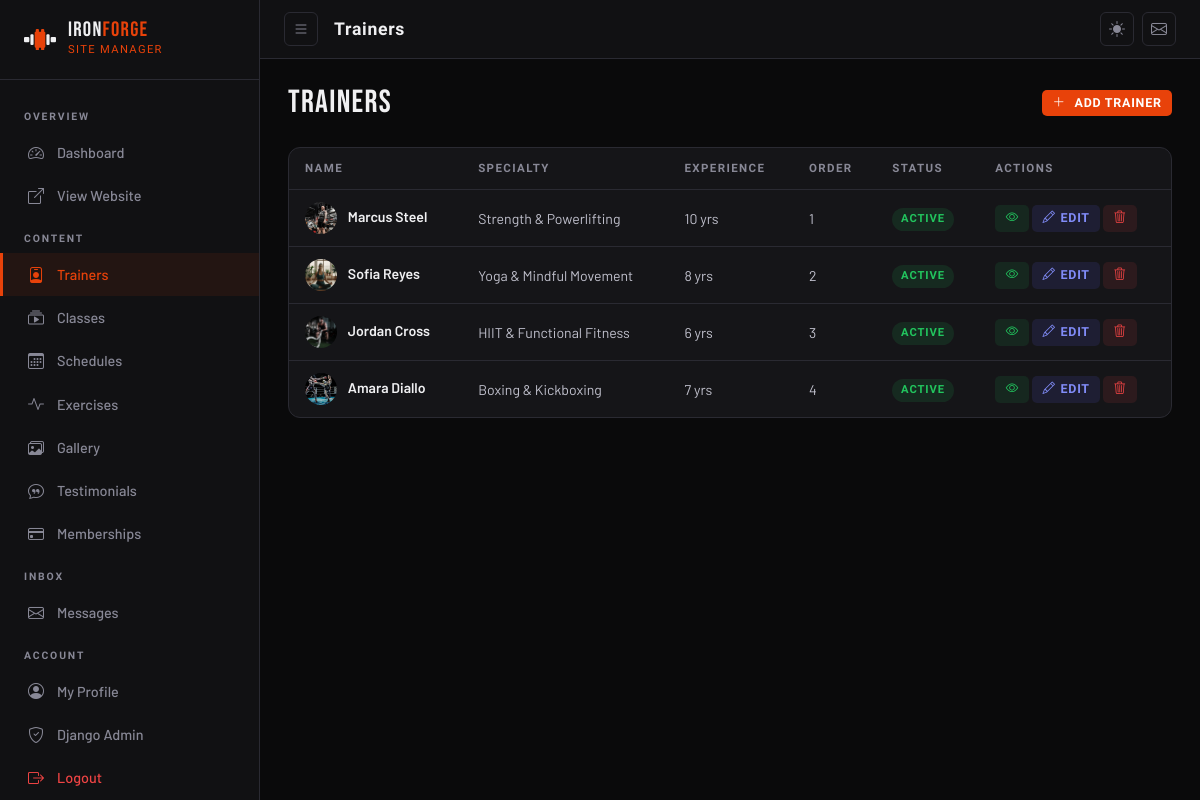
The app's page /manage/trainers/ (signed in) with its own data.
### core/models.py (models this page shows, shortened)
class Trainer(models.Model):
    name = models.CharField(max_length=100)
    slug = models.SlugField(unique=True, blank=True)
    specialty = models.CharField(max_length=200)
    bio = models.TextField()
    photo = models.ImageField(upload_to='trainers/', blank=True, null=True)
    experience_years = models.PositiveIntegerField(default=1)
    certifications = models.TextField(blank=True, help_text="Comma-separated certifications")
    instagram = models.URLField(blank=True)
    order = models.PositiveIntegerField(default=0)
    is_active = models.BooleanField(default=True)
    class Meta:
        ordering = ['order', 'name']

### core/admin_views.py (the view)
# urls.py: path('trainers/',                  v.trainer_list,   name='trainer_list'),
@staff_member_required(login_url='/accounts/login/')
def trainer_list(request):
    trainers = Trainer.objects.all()
    return render(request, 'admin_panel/trainer_list.html', {
        'trainers': trainers, 'meta_title': 'Manage Trainers'
    })

### core/context_processors.py (called while the page is built)
def admin_panel_context(request):
    if request.user.is_authenticated and request.user.is_staff:
        return {
            'unread_count': ContactMessage.objects.filter(is_read=False).count()
        }
    return {'unread_count': 0}

### templates/admin_panel/trainer_list.html (shortened to what this page needs)
{% extends 'admin_panel/base.html' %}
{% block page_title %}Trainers{% endblock %}
{% block content %}
<div class="ap-page-header">
    <div class="ap-page-title">TRAINERS</div>
    <a href="{% url 'admin_panel:trainer_create' %}" class="ap-action ap-action-primary"><i class="bi bi-plus-lg me-1"></i>Add Trainer</a>
</div>
<div class="ap-card">
    <div style="overflow-x:auto">
        <table class="ap-table">
            <thead>
                <tr>
                    <th>Name</th>
                    <th>Specialty</th>
                    <th>Experience</th>
                    <th>Order</th>
                    <th>Status</th>
                    <th>Actions</th>
                </tr>
            </thead>
            <tbody>
                {% for t in trainers %}
                <tr>
                    <td class="td-name">
                        {% if t.photo %}<img src="{{ t.photo.url }}" style="width:32px;height:32px;border-radius:50%;object-fit:cover;margin-right:0.5rem;vertical-align:middle">{% endif %}
                        {{ t.name }}
                    </td>
                    <td>{{ t.specialty }}</td>
                    <td>{{ t.experience_years }} yrs</td>
                    <td>{{ t.order }}</td>
                    <td>{% if t.is_active %}<span class="ap-pill ap-pill-green">Active</span>{% else %}<span class="ap-pill ap-pill-red">Inactive</span>{% endif %}</td>
                    <td style="white-space:nowrap">
                        <a href="{% url 'core:trainer_detail' t.slug %}" class="ap-action ap-action-view" target="_blank"><i class="bi bi-eye"></i></a>
                        <a href="{% url 'admin_panel:trainer_edit' t.pk %}" class="ap-action ap-action-edit"><i class="bi bi-pencil"></i> Edit</a>
                        <a href="{% url 'admin_panel:trainer_delete' t.pk %}" class="ap-action ap-action-delete"><i class="bi bi-trash3"></i></a>
                    </td>
                </tr>
                {% empty %}
                <tr><td colspan="6" style="text-align:center;color:var(--text-muted);padding:2rem">No trainers yet. <a href="{% url 'admin_panel:trainer_create' %}" style="color:var(--accent)">Add one</a>.</td></tr>
                {% endfor %}
            </tbody>
        </table>
    </div>
</div>
{% endblock %}

### static/css/main.css (style rules this page uses)
[data-theme="dark"] { --bg: #0a0a0b; --bg-2: #111113; --bg-3: #1a1a1e; --bg-card: #151518; --surface: #1e1e23; --surface-2: #252529; --text: #f0f0f2; --text-muted: #888896; --text-light: #c0c0cc; --border: #2a2a32; --accent: #e8420a; --accent-2: #ff6b35; --accent-hover: #c23508; --gold: #c9a84c; --nav-bg: rgba(10, 10, 11, 0.92); --shadow: 0 4px 30px rgba(0,0,0,0.6); --glow: 0 0 40px rgba(232, 66, 10, 0.15); }
*, *::before, *::after { box-sizing: border-box; }
html { scroll-behavior: smooth; }
body { font-family: 'Barlow', sans-serif; background: var(--bg); color: var(--text); transition: background 0.3s ease, color 0.3s ease; overflow-x: hidden; }
a { text-decoration: none; color: inherit; transition: color 0.2s; }

### templates/admin_panel/base.html (style rules this page uses)
.ap-page-header { display: flex; align-items: center; justify-content: space-between; flex-wrap: wrap; gap: 1rem; margin-bottom: 1.75rem; }
.ap-page-title { font-family: 'Bebas Neue', sans-serif; font-size: 2rem; letter-spacing: 0.04em; color: var(--text); line-height: 1; }
.ap-card { background: var(--bg-card); border: 1px solid var(--border); border-radius: 12px; overflow: hidden; }
.ap-table { width: 100%; border-collapse: collapse; font-size: 0.88rem; }
.ap-table th { font-family: 'Barlow Condensed', sans-serif; font-size: 0.72rem; font-weight: 700; letter-spacing: 0.12em; text-transform: uppercase; color: var(--text-muted); padding: 0.75rem 1rem; border-bottom: 1px solid var(--border); white-space: nowrap; }
.ap-table td { padding: 0.75rem 1rem; color: var(--text-light); border-bottom: 1px solid var(--border); vertical-align: middle; }
.ap-table tr:last-child td { border-bottom: none; }
.ap-table .td-name { color: var(--text); font-weight: 600; }
.ap-action { display:inline-flex; align-items:center; gap:0.3rem; font-family:'Barlow Condensed',sans-serif; font-size:0.78rem; font-weight:700; letter-spacing:0.06em; text-transform:uppercase; padding:0.25rem 0.65rem; border-radius:5px; border:none; cursor:pointer; transition:all 0.15s; text-decoration:none; white-space:nowrap; }
.ap-action-edit { background:rgba(99,102,241,0.12); color:#818cf8; }
.ap-action-delete { background:rgba(239,68,68,0.1); color:#ef4444; }
.ap-action-view { background:rgba(34,197,94,0.1); color:#22c55e; }
.ap-action-primary { background:var(--accent); color:white; }
.ap-pill { display:inline-flex; align-items:center; font-family:'Barlow Condensed',sans-serif; font-size:0.7rem; font-weight:700; letter-spacing:0.08em; text-transform:uppercase; padding:0.18rem 0.55rem; border-radius:100px; }
.ap-pill-green { background:rgba(34,197,94,0.12); color:#22c55e; }

### records on screen
Trainer: photo (picture), name "Marcus Steel", specialty "Strength & Powerlifting", experience_years "10", order "1", is_active "ACTIVE"
Trainer: photo (picture), name "Sofia Reyes", specialty "Yoga & Mindful Movement", experience_years "8", order "2", is_active "ACTIVE"
Trainer: photo (picture), name "Jordan Cross", specialty "HIIT & Functional Fitness", experience_years "6", order "3", is_active "ACTIVE"
Trainer: photo (picture), name "Amara Diallo", specialty "Boxing & Kickboxing", experience_years "7", order "4", is_active "ACTIVE"
